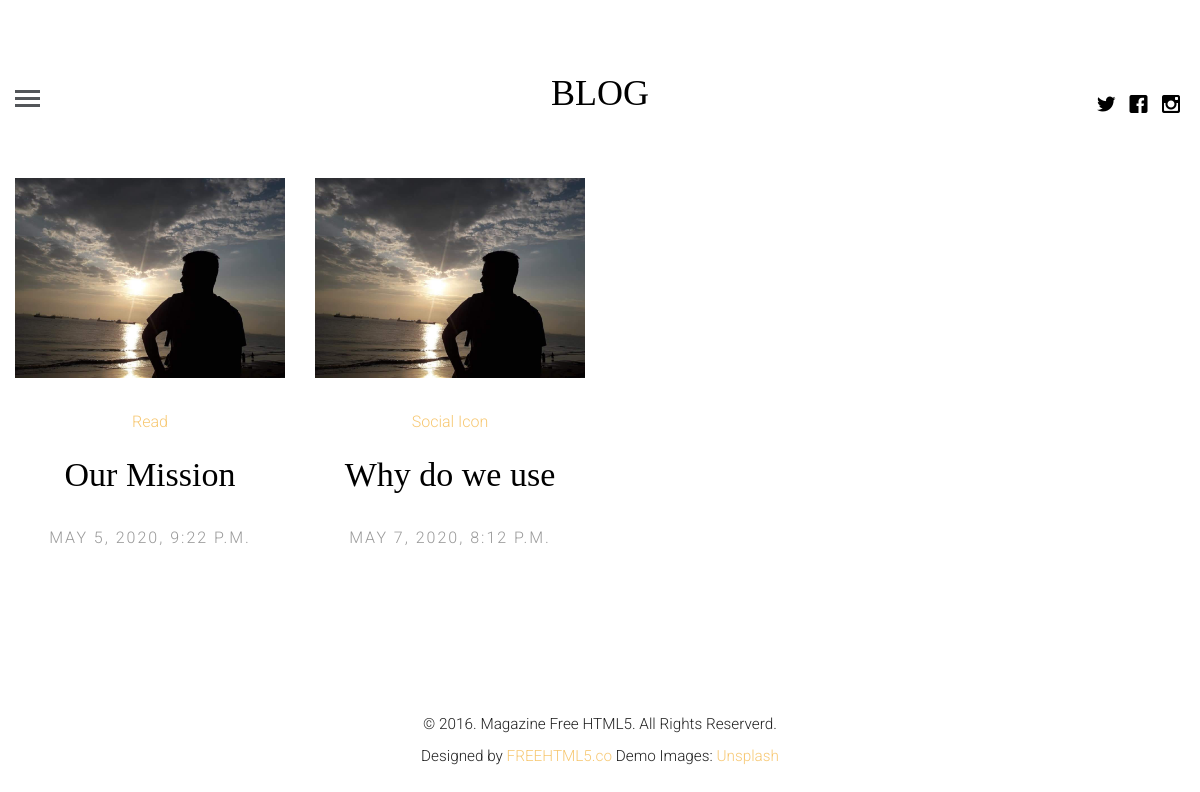
/, run on an earlier commit of the app's database.
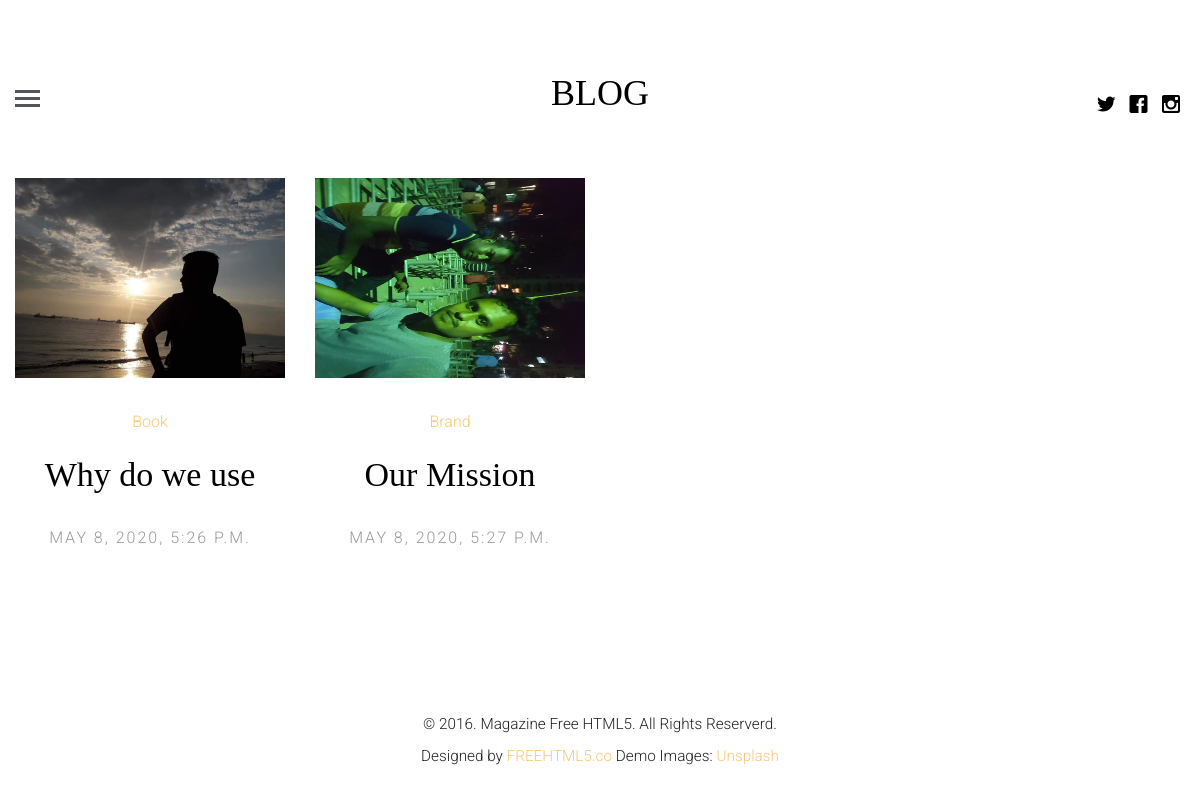
And on a later commit of the database.
### blogApp/models.py (models this page shows, shortened)
class Article(models.Model):
    article_author = models.ForeignKey(Author,on_delete=models.CASCADE)
    title          = models.CharField(max_length=200)
    body           = models.TextField()
    image          = models.FileField(default="")
    posted_on      = models.DateTimeField(auto_now=False, auto_now_add=True)
    updated_on     = models.DateTimeField(auto_now=True, auto_now_add=False)
    category       = models.ForeignKey(Category,on_delete=models.CASCADE)

class Category(models.Model):
    name    = models.CharField(max_length=100)

### blogApp/views.py (the view)
# urls.py: path('', views.index , name="index"),
def index(request):
    allArticle = Article.objects.all()
    return render(request,'index.html' , {'allArticle':allArticle})

### templates/index.html (shortened to what this page needs)
{% extends 'base.html' %}
{% load static %}
{% block content %}
	<div class="row fh5co-post-entry">
	{% for data in allArticle %}
		<article class="col-lg-3 col-md-3 col-sm-3 col-xs-6 col-xxs-12 animate-box">
			<figure>
				<a href="{% url 'article' id=data.id %}"><img src="{{ data.image.url }}" style="height:200px;width:100%" alt="Image" class="img-responsive"></a>
			</figure>
			<span class="fh5co-meta"><a href="{% url 'topic' name=data.category.name %}">{{ data.category.name }}</a></span>
			<h2 class="fh5co-article-title"><a href="{% url 'article' id=data.id %}">{{ data.title }}</a></h2>
			<span class="fh5co-meta fh5co-date">{{ data.posted_on }}</span>
		</article>
	{% endfor %}
	</div>
{% endblock  %}

### templates/base.html (shortened to what this page needs)
{% load static %}
<!DOCTYPE html>
 <html class="no-js">
	<head>
	<link rel="stylesheet" href="{% static 'css/animate.css' %}">
	<link rel="stylesheet" href="{% static 'css/icomoon.css' %}">
	<link rel="stylesheet" href="{% static 'css/bootstrap.css' %}">
	<link rel="stylesheet" href="{% static 'css/style.css' %}">
	</head>
	<body>
	<header id="fh5co-header">
		<div class="container-fluid">
			<div class="row">
				<a href="#" class="js-fh5co-nav-toggle fh5co-nav-toggle"><i></i></a>
				<ul class="fh5co-social">
					<li><a href="#"><i class="icon-twitter"></i></a></li>
					<li><a href="#"><i class="icon-facebook"></i></a></li>
					<li><a href="#"><i class="icon-instagram"></i></a></li>
				</ul>
				<div class="col-lg-12 col-md-12 text-center">
					<h1 id="fh5co-logo"><a href="{% url 'index' %}">BLOG</a></h1>
				</div>
			</div>
		</div>
	</header>
	<div class="container-fluid">
		{% block content %}
        {% endblock %}
	</div>
	<footer id="fh5co-footer">
		<p><small>&copy; 2016. Magazine Free HTML5. All Rights Reserverd. <br> Designed by <a href="http://freehtml5.co" target="_blank">FREEHTML5.co</a>  Demo Images: <a href="http://unsplash.com/" target="_blank">Unsplash</a></small></p>
	</footer>
	</body>
</html>

### static/css/icomoon.css (style rules this page uses)
[class^="icon-"], [class*=" icon-"] { font-family: 'icomoon' !important; speak: none; font-style: normal; font-weight: normal; font-variant: normal; text-transform: none; line-height: 1; -webkit-font-smoothing: antialiased; -moz-osx-font-smoothing: grayscale; }
.icon-facebook:before { content: "\ea67"; }
.icon-instagram:before { content: "\ea6f"; }
.icon-twitter:before { content: "\ea7c"; }

### static/css/style.css (style rules this page uses)
html { background: #fff; }
body { font-family: "Roboto", arial, sans-serif; font-size: 18px; font-weight: 300; line-height: 1.8; color: #222; background: #fff; }
a { color: #f7c873; -webkit-transition: 0.5s; -o-transition: 0.5s; transition: 0.5s; }
h1, h2, h3, h4, h5, h6 { font-family: "Playfair Display", times, serif; color: #000; }
p { margin-bottom: 30px; }
#fh5co-header { padding: 3em 3em; float: left; width: 100%; }
@media screen and (max-width: 1200px) { #fh5co-header { padding-left: 15px; padding-right: 15px; } }
#fh5co-header .fh5co-nav-toggle { position: absolute; top: 4.2em; left: 3em; z-index: 99; }
@media screen and (max-width: 1200px) { #fh5co-header .fh5co-nav-toggle { top: 4em; left: 15px; } }
#fh5co-header .fh5co-social { position: absolute !important; right: 3em !important; top: 3.2em; z-index: 99; -webkit-transition: 0.5s; -o-transition: 0.5s; transition: 0.5s; }
@media screen and (max-width: 1200px) { #fh5co-header .fh5co-social { right: 15px !important; top: 3.2em; } }
#fh5co-header #fh5co-logo { text-align: center; }
#fh5co-header #fh5co-logo a { color: #000; }
.fh5co-post-entry article { text-align: center; float: left; margin-bottom: 110px; padding-left: 3em; padding-right: 3em; }
@media screen and (max-width: 1200px) { .fh5co-post-entry article { margin-bottom: 80px; padding-left: 15px; padding-right: 15px; } }
.fh5co-post-entry article a img { opacity: 1; -webkit-transition: 0.5s; -o-transition: 0.5s; transition: 0.5s; }
.fh5co-post-entry article figure { margin-bottom: 30px; }
.fh5co-post-entry article h2 { font-family: "Playfair Display", times, serif; font-size: 34px; color: #000; margin-bottom: 30px; }
.fh5co-post-entry article h2 a { color: #000; }
.fh5co-post-entry article .fh5co-meta { font-size: 16px; font-family: "Roboto", arial, sans-serif; color: #999999; margin-bottom: 20px; display: block; }
.fh5co-post-entry article .fh5co-meta.fh5co-date { text-transform: uppercase; letter-spacing: 2px; }
.fh5co-social { padding: 0; margin: 30px 0 0 0; position: relative; }
.fh5co-social li { padding: 0; margin: 0; list-style: none; display: inline; }
.fh5co-social li a { font-size: 20px; padding: 4px; color: #000; }
#fh5co-footer { padding: 3em 0; text-align: center; }
.js .to-animate, .js .to-animate-2, .js .animate-box { opacity: 0; }
.fh5co-nav-toggle { width: 25px; height: 25px; cursor: pointer; text-decoration: none; }
.fh5co-nav-toggle i { position: relative; display: -moz-inline-stack; display: inline-block; zoom: 1; *display: inline; width: 25px; height: 3px; color: #535659; font: bold 14px/.4 Helvetica; text-transform: uppercase; text-indent: -55px; background: #535659; transition: all .2s ease-out; }
.fh5co-nav-toggle i::before, .fh5co-nav-toggle i::after { content: ''; width: 25px; height: 3px; background: #535659; position: absolute; left: 0; -webkit-transition: 0.2s; -o-transition: 0.2s; transition: 0.2s; }
.fh5co-nav-toggle i::before { top: -7px; }
.fh5co-nav-toggle i::after { bottom: -7px; }
.fh5co-nav-toggle { position: absolute; top: 18px; left: 0; z-index: 21; padding: 6px 0 0 0; display: block; margin: 0 auto; display: block; height: 44px; width: 25px; border-bottom: none !important; }

What changed in the data, as far as the page shows it:
removed Article: image (picture), category.name "Read", title "Our Mission", posted_on "MAY 5, 2020, 9:22 P.M."
removed Article: image (picture), category.name "Social Icon", title "Why do we use", posted_on "MAY 7, 2020, 8:12 P.M."
added Article: image (picture), category.name "Book", title "Why do we use", posted_on "MAY 8, 2020, 5:26 P.M."
added Article: image (picture), category.name "Brand", title "Our Mission", posted_on "MAY 8, 2020, 5:27 P.M."
